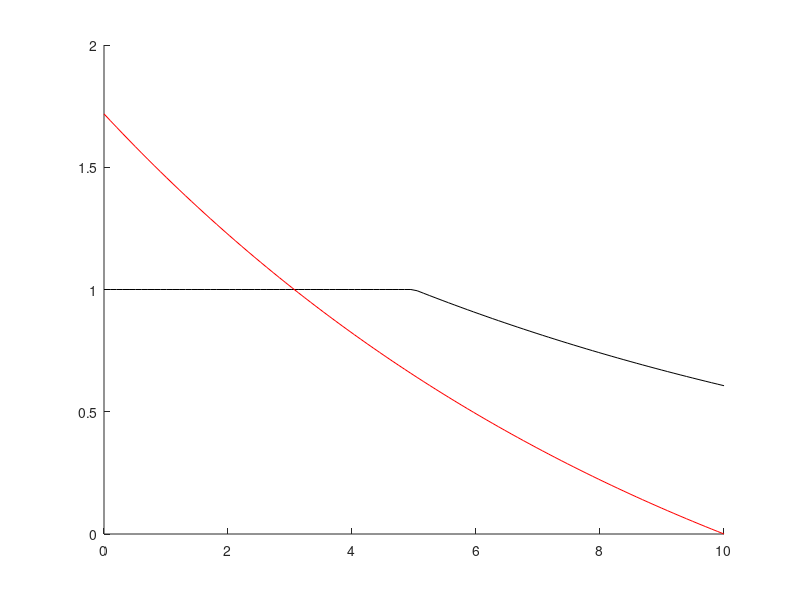

MATLAB code to generate this figure:
clear
clc
close all

F0 = 1;
beta = 0.1;
T = 5;
t = linspace(0,10,100);
exponential = exp(-beta * (t - 2*T)) - F0;
combined = t;
combined(t < T) = F0;
combined(t > T) = F0 * exp(-beta * (t(t > T) - T));

hold on
plot(t,combined,'black')
plot(t,exponential,'red')